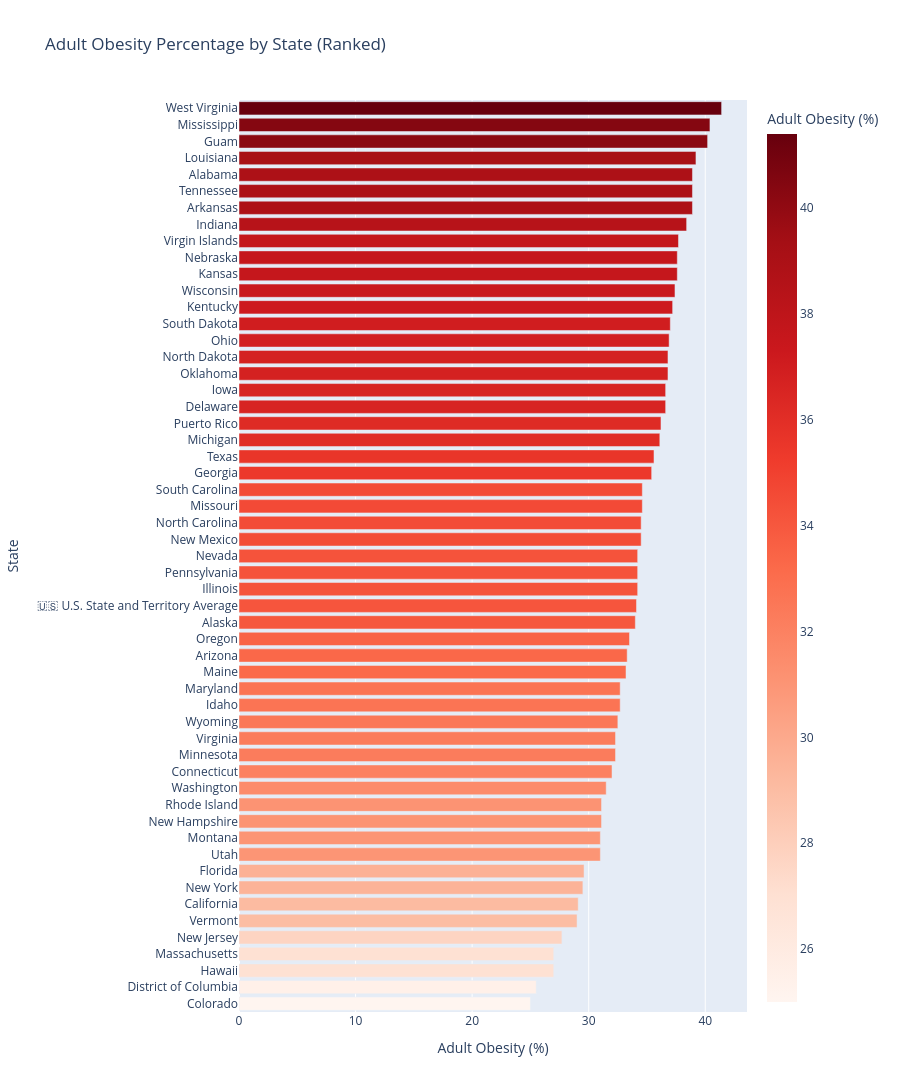

The notebook cell this image was saved under:
### Markdown cell above
## Categorical Comparison

### Code cell
df_sorted = df.sort_values(by="Adult Obesity (%)", ascending=True)

fig = px.bar(
    df_sorted,
    x="Adult Obesity (%)",
    y="State",
    orientation="h",
    color="Adult Obesity (%)",
    color_continuous_scale="Reds",
    title="Adult Obesity Percentage by State (Ranked)",
)
fig.update_layout(height=1200)
fig.show()

### Figure 1 — Plotly figure (JSON) as saved in the notebook; plotly's stock layout.template omitted (floating-point values rounded to 4 significant figures)
{"data": [{"hovertemplate": "Adult Obesity (%)=%{marker.color}<br>State=%{y}<extra></extra>", "legendgroup": "", "marker": {"color": [25.0, 25.5, 27.0, 27.0, 27.7, 29.0, 29.1, 29.5, 29.6, 31.0, 31.0, 31.1, 31.1, 31.5, 32.0, 32.3, 32.3, 32.5, 32.7, 32.7, 33.2, 33.3, 33.5, 34.0, 34.1, 34.2, 34.2, 34.2, 34.5, 34.5, 34.6, 34.6, 35.4, 35.6, 36.1, 36.2, 36.6, 36.6, 36.8, 36.8, 36.9, 37.0, 37.2, 37.4, 37.6, 37.6, 37.7, 38.4, 38.9, 38.9, 38.9, 39.2, 40.2, 40.4, 41.4], "coloraxis": "coloraxis", "pattern": {"shape": ""}}, "name": "", "orientation": "h", "showlegend": false, "textposition": "auto", "type": "bar", "x": [25.0, 25.5, 27.0, 27.0, 27.7, 29.0, 29.1, 29.5, 29.6, 31.0, 31.0, 31.1, 31.1, 31.5, 32.0, 32.3, 32.3, 32.5, 32.7, 32.7, 33.2, 33.3, 33.5, 34.0, 34.1, 34.2, 34.2, 34.2, 34.5, 34.5, 34.6, 34.6, 35.4, 35.6, 36.1, 36.2, 36.6, 36.6, 36.8, 36.8, 36.9, 37.0, 37.2, 37.4, 37.6, 37.6, 37.7, 38.4, 38.9, 38.9, 38.9, 39.2, 40.2, 40.4, 41.4], "xaxis": "x", "y": ["Colorado", "District of Columbia", "Hawaii", "Massachusetts", "New Jersey", "Vermont", "California", "New York", "Florida", "Utah", "Montana", "New Hampshire", "Rhode Island", "Washington", "Connecticut", "Minnesota", "Virginia", "Wyoming", "Idaho", "Maryland", "Maine", "Arizona", "Oregon", "Alaska", "🇺🇸 U.S. State and Territory Average", "Illinois", "Pennsylvania", "Nevada", "New Mexico", "North Carolina", "Missouri", "South Carolina", "Georgia", "Texas", "Michigan", "Puerto Rico", "Delaware", "Iowa", "Oklahoma", "North Dakota", "Ohio", "South Dakota", "Kentucky", "Wisconsin", "Kansas", "Nebraska", "Virgin Islands", "Indiana", "Arkansas", "Tennessee", "Alabama", "Louisiana", "Guam", "Mississippi", "West Virginia"], "yaxis": "y"}], "layout": {"barmode": "relative", "coloraxis": {"autocolorscale": false, "colorbar": {"title": {"text": "Adult Obesity (%)"}}, "colorscale": [[0, "rgb(255,245,240)"], [0.125, "rgb(254,224,210)"], [0.25, "rgb(252,187,161)"], [0.375, "rgb(252,146,114)"], [0.5, "rgb(251,106,74)"], [0.625, "rgb(239,59,44)"], [0.75, "rgb(203,24,29)"], [0.875, "rgb(165,15,21)"], [1, "rgb(103,0,13)"]]}, "height": 1200, "legend": {"tracegroupgap": 0}, "title": {"text": "Adult Obesity Percentage by State (Ranked)"}, "xaxis": {"anchor": "y", "domain": [0, 1], "title": {"text": "Adult Obesity (%)"}}, "yaxis": {"anchor": "x", "domain": [0, 1], "title": {"text": "State"}}}}
